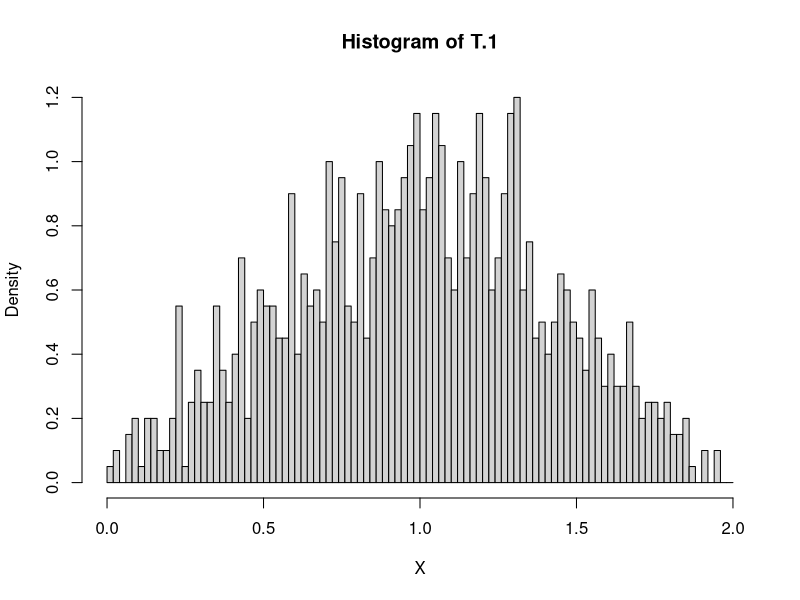
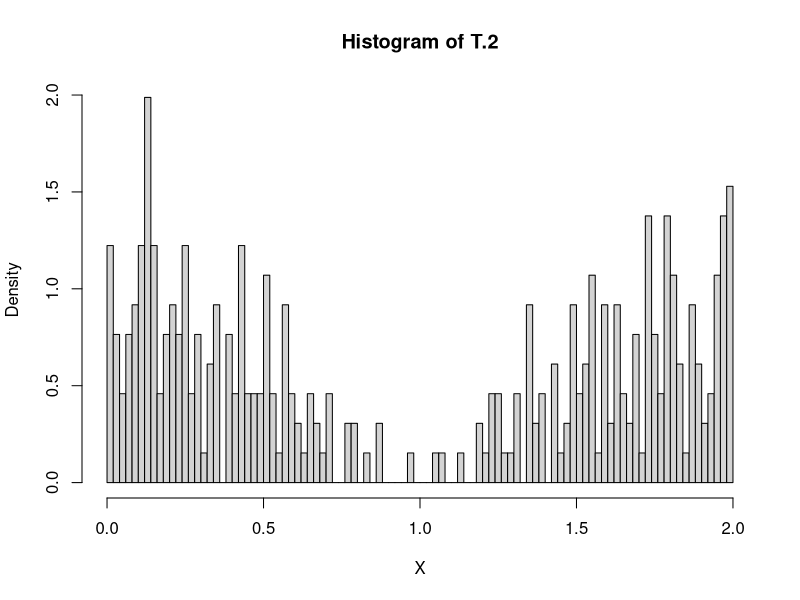
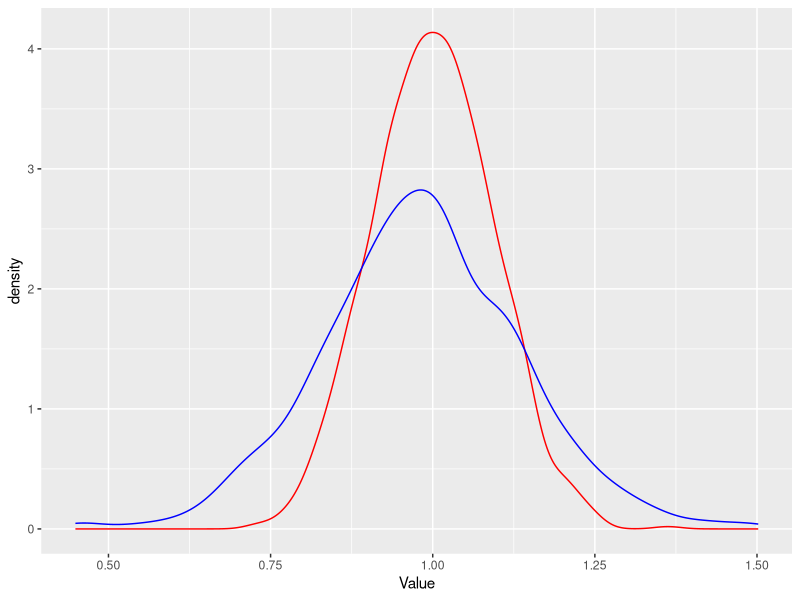

Recreate these plots in R, in order.
## ---- chunk 1
library(ggplot2)
set.seed(82453)
## ---- chunk 2
fx.1 <- function(x) {if (x >= 0 && x <= 2) {y <- ifelse(x <=1, x, 2-x)} else {y <- 0}}

xgrid=seq(0,2,by=0.01)
fxgrid <- sapply(xgrid,fx.1)
T.1 <- sample(xgrid,1000,replace=TRUE,prob=fxgrid)

PDF.1 <- as.data.frame(T.1)
## ---- chunk 3
sample.x = runif(1000,0,2)
accept = c()
fx <- function(x) {if (x >= 0 && x <= 2) {y <- ifelse(x <=1, 1-x, x-1)} else {y <- 0}}

# dnorm(sample.x[i],0.5,0.175)
for(i in 1:length(sample.x)){
 U = runif(1, 0, 1)
 if(dunif(sample.x[i], 0, 2)*3*U <= fx(sample.x[i])) {
   accept[i] = 'Y'
 }
 else if(dunif(sample.x[i], 0, 2)*3*U > fx(sample.x[i])) {
  accept[i] = 'N'
 }
}

T.2 <- data.frame(sample.x, accept = factor(accept, levels= c('Y','N')))
PDF.2 <- T.2[,1][T.2$accept=='Y']
PDF.2 <- as.data.frame(PDF.2)
## ---- chunk 4
hist(T.1, breaks = seq(0,2,0.02), freq = FALSE, main = 'Histogram of T.1', xlab = 'X')

hist(T.2[,1][T.2$accept=='Y'], breaks = seq(0,2,0.02), freq = FALSE, main = 'Histogram of T.2', xlab = 'X')
## ---- chunk 5
#set sample size
n <- 20

take.samples <- function(n, PDF){return(PDF[sample(nrow(PDF), n),])}

sample.means.1 <- replicate(n=1000, expr=mean(take.samples(n, PDF.1)))
sample.means.2 <- replicate(n=1000, expr=mean(take.samples(n, PDF.2)))
## ---- chunk 6
sample.means.1 <- as.data.frame(sample.means.1)
sample.means.2 <- as.data.frame(sample.means.2)

PDFs <- cbind (sample.means.1, sample.means.2)

ggplot(data = PDFs) + geom_density(aes(x = sample.means.1), color = "red") + geom_density(aes(x = sample.means.2), color = "blue") + xlab("Value")
## ---- chunk 7
var(PDF.1)
var(PDF.2)
